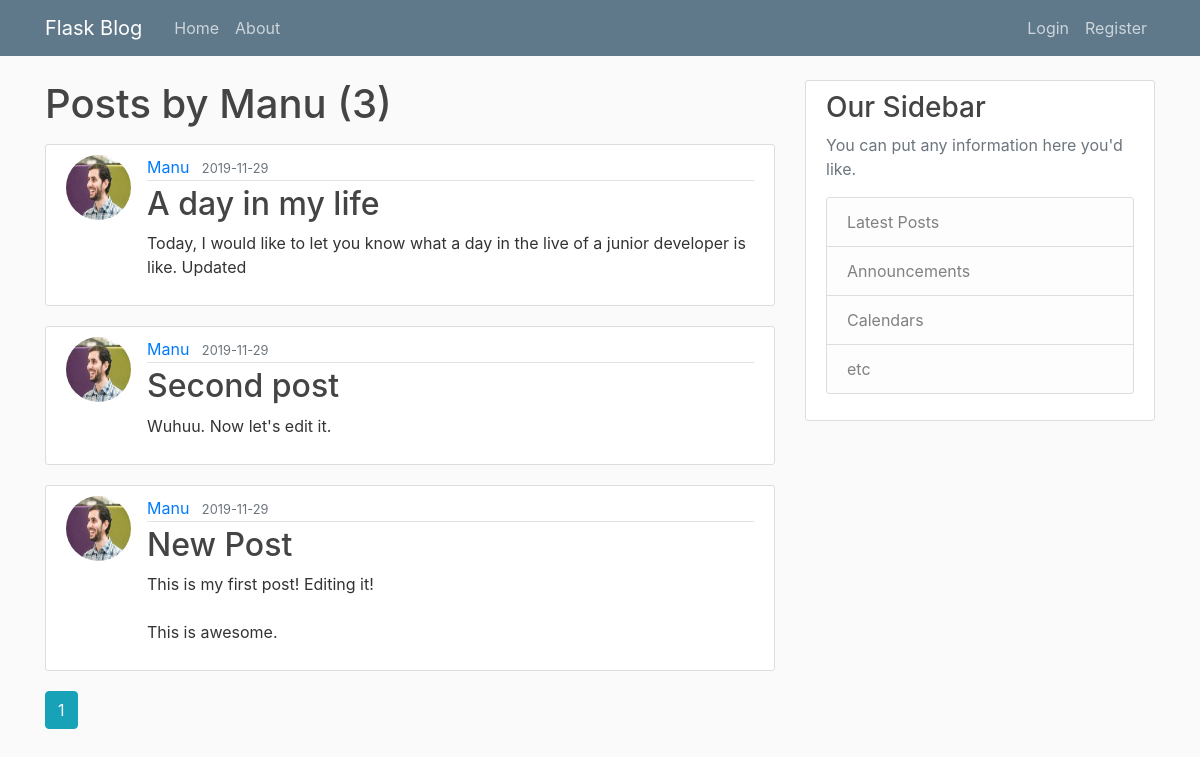
Page /user/Manu on the earlier database version.
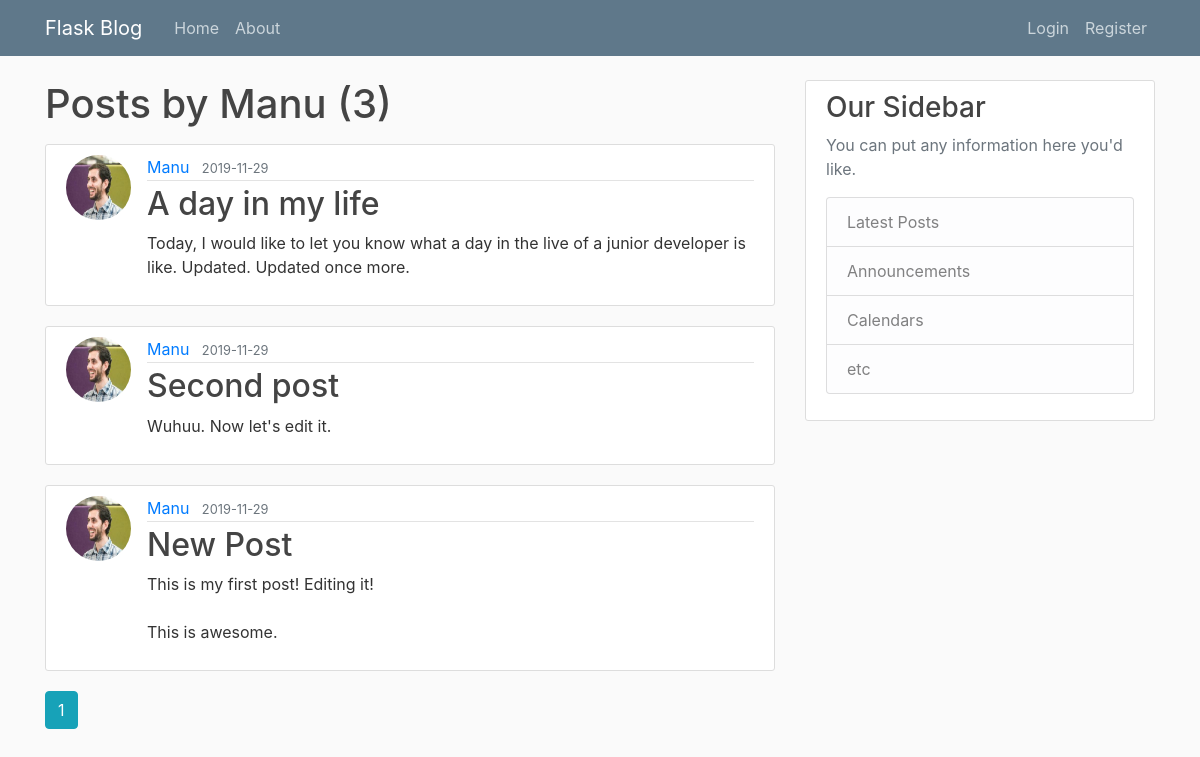
Same page on the later database version.
### flaskblog/models.py (models this page shows, shortened)
class Post(db.Model):
    id = db.Column(db.Integer, primary_key=True)
    title = db.Column(db.String(100), nullable=False)
    date_posted = db.Column(db.DateTime, nullable=False, default=datetime.utcnow)
    content = db.Column(db.Text, nullable=False)
    user_id = db.Column(db.Integer, db.ForeignKey('user.id'), nullable=False)

class User(db.Model, UserMixin):
    id = db.Column(db.Integer, primary_key=True)
    username = db.Column(db.String(20), unique=True, nullable=False) # unique userName and it's mandatory
    email = db.Column(db.String(120), unique=True, nullable=False)
    photo_profile = db.Column(db.String(20), nullable=False, default='default_photo.jpg')
    password = db.Column(db.String(60), nullable=False)
    posts = db.relationship('Post', backref='author', lazy=True) # lazy argument means it will load the data in one go

### flaskblog/users/routes.py (the view)
@users.route("/user/<string:username>")
def user_posts(username):
    page = request.args.get('page', 1, type=int)
    user = User.query.filter_by(username=username).first_or_404()
    posts = Post.query.filter_by(author=user)\
        .order_by(Post.date_posted.desc())\
        .paginate(page=page, per_page=5)
    return render_template('users/user_posts.html', posts=posts, user=user)

### flaskblog/templates/users/user_posts.html
{% extends "layout.html" %}
{% block content %}
<h1 class="mb-3">Posts by {{ user.username }} ({{ posts.total }})</h1>
    {% for post in posts.items %}
    <article class="media content-section">
        <img src="{{ url_for('static', filename='profile_photos/' + post.author.photo_profile) }}" alt="" class="rounded-circle article-img">
        <div class="media-body">
            <div class="article-metadata">
                <a class="mr-2" href="{{ url_for('users.user_posts', username=post.author.username) }}">{{ post.author.username }}</a>
                <small class="text-muted">{{ post.date_posted.strftime('%Y-%m-%d') }}</small>
            </div>
            <h2><a class="article-title" href="{{ url_for('users.post', post_id=post.id) }}">{{ post.title }}</a></h2>
            <p class="article-content">{{ post.content }}</p>
        </div>
    </article>
    {% endfor %}
    {% for page_num in posts.iter_pages(left_edge=1, right_edge=1, left_current=1, right_current=2) %}
        {% if page_num %}
            {% if posts.page == page_num %}
            <a class="btn btn-info mb-4" href="{{ url_for('users.user_posts', username=user.username, page=page_num) }}">{{ page_num }}</a>
            {% else %}
            <a class="btn btn-outline-info mb-4" href="{{ url_for('users.user_posts', username=user.username, page=page_num) }}">{{ page_num }}</a>
            {% endif %}
        {% else %}
            ...
        {% endif %}
    {% endfor %}
{% endblock content %}

Differences in the rows shown:
changed Post "A day in my life": content "Today, I would like to let you know what a day in the live of a junior developer is like. Updated" → "Today, I would like to let you know what a day in the live of a junior developer is like. Updated. Updated once more."
